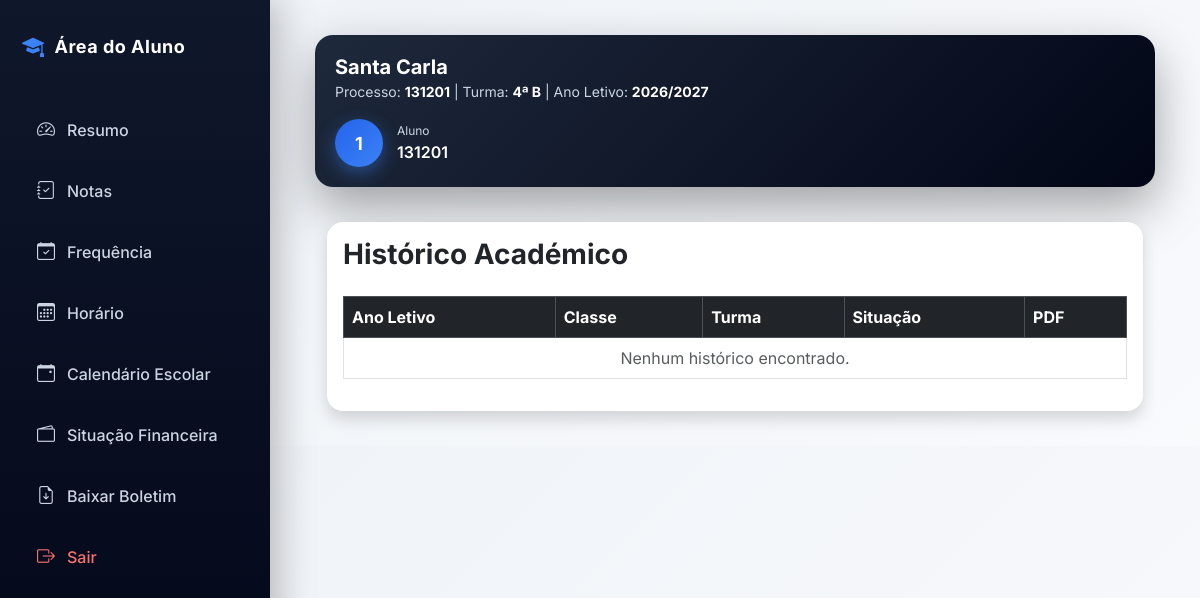
The app's page /aluno/historico/ (signed in), older data.
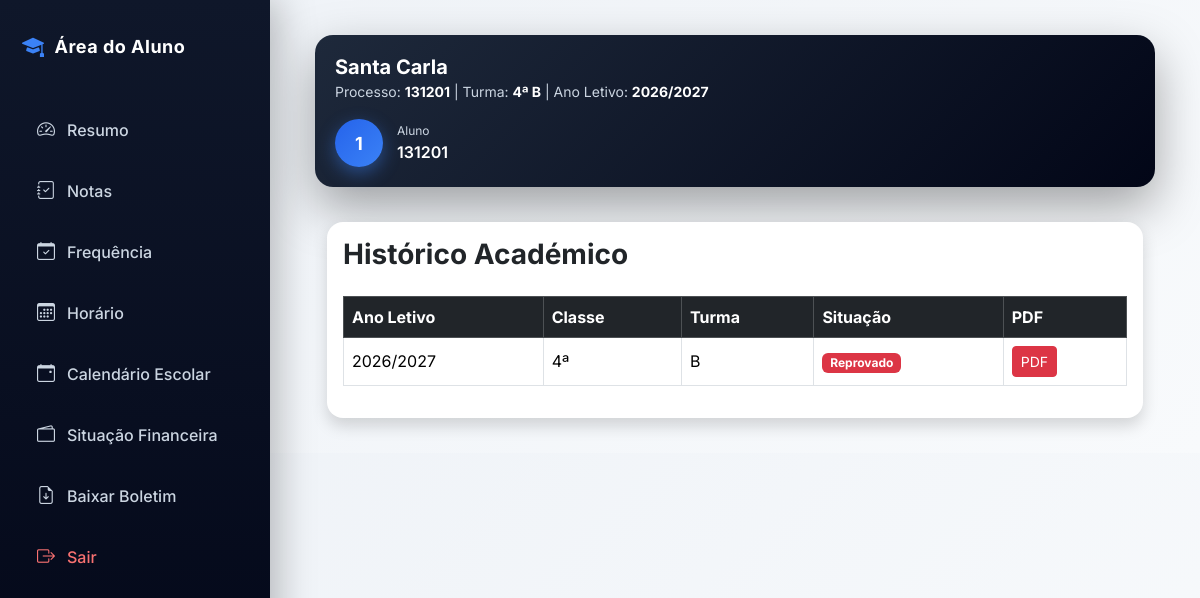
The same page, newer data.
### academic/models.py (models this page shows, shortened)
class HistoricoAcademico(models.Model):
    aluno = models.ForeignKey(
        "Aluno",
        on_delete=models.CASCADE,
        related_name="historicos"
    )
    ano_letivo = models.ForeignKey(
        "AnoLetivo",
        on_delete=models.CASCADE
    )
    classe = models.CharField(
        max_length=10
    )
    turma = models.ForeignKey(
        "Turma",
        on_delete=models.SET_NULL,
        null=True,
        blank=True
    )
    curso = models.ForeignKey(
        "Curso",
        on_delete=models.SET_NULL,
        null=True,
        blank=True
    )
    media_final = models.DecimalField(
        max_digits=5,
        decimal_places=2,
        null=True,
        blank=True
    )
    situacao = models.CharField(
        max_length=20,
        choices=[
            ("APROVADO", "Aprovado"),
            ("REPROVADO", "Reprovado"),
            ("FINALISTA", "Finalista"),
            ("TRANSFERIDO", "Transferido"),
            ("DESISTENTE", "Desistente"),
        ]
    )
    matricula_confirmada = models.BooleanField(
        default=True
    )
    criado_em = models.DateTimeField(
        auto_now_add=True
    )
    class Meta:
        ordering = ["-ano_letivo__nome"]

class AnoLetivo(models.Model):
    nome = models.CharField(max_length=20)  # Ex: 2025/2026
    ativo = models.BooleanField(default=True)
    escola = models.ForeignKey(
        "Escola",
        on_delete=models.CASCADE,
        related_name="anos_letivos"
    )
    def __str__(self):
        return self.nome

class Turma(models.Model):
    CLASSE_CHOICES = [
        ('0', 'Iniciação'),
        ('1', '1ª Classe'),
        ('2', '2ª Classe'),
        ('3', '3ª Classe'),
        ('4', '4ª Classe'),
        ('5', '5ª Classe'),
        ('6', '6ª Classe'),
        ('7', '7ª Classe'),
        ('8', '8ª Classe'),
        ('9', '9ª Classe'),
        ('10', '10ª Classe'),
        ('11', '11ª Classe'),
        ('12', '12ª Classe'),
        ('13', '13ª Classe'),
    ]
    TURNOS = [
        ('MANHA', 'Manhã'),
        ('TARDE', 'Tarde'),
        ('NOITE', 'Noite'),
    ]
    classe = models.CharField(
        max_length=10,
        choices=CLASSE_CHOICES,
        verbose_name="Classe"
    )
    curso = models.ForeignKey(
        'Curso',
        on_delete=models.SET_NULL,
        null=True,
        blank=True,
        related_name="turmas",
        verbose_name="Curso"
    )
    identificador = models.CharField(
        max_length=5,
        verbose_name="Identificador da Turma"
    )
    sala = models.CharField(
        max_length=20,
        null=True,
        blank=True,
        verbose_name="Sala"
    )
    turno = models.CharField(
        max_length=10,
        choices=TURNOS,
        default='MANHA',
        verbose_name='Turno'
    )
    ano_letivo = models.ForeignKey(
        'AnoLetivo',
        on_delete=models.CASCADE,
        related_name="turmas",
        verbose_name="Ano Letivo"
    )
    escola = models.ForeignKey(
        'Escola',
        on_delete=models.CASCADE,
        related_name="turmas",
        verbose_name="Escola"
    )
    professor = models.ForeignKey(
        settings.AUTH_USER_MODEL,
        on_delete=models.SET_NULL,
        related_name="turmas",
        limit_choices_to={"role": "PROFESSOR"},
        null=True,
        blank=True,
        verbose_name="Professor Responsável"
    )
    criada_em = models.DateTimeField(
        auto_now_add=True,
        verbose_name="Data de Criação"
    )
    class Meta:
        constraints = [
            models.UniqueConstraint(
                fields=[
                    'classe',
                    'identificador',
                    'turno',
                    'ano_letivo',
                    'escola',
                    'curso'
                ],
                name='unique_turma_por_curso'
            )
        ]
        verbose_name = "Turma"
        verbose_name_plural = "Turmas"

### core/views.py (the view)
# urls.py: path("aluno/historico/", views.historico_academico, name="historico_academico"),
@login_required
def historico_academico(request):
    if getattr(request.user, "role", None) != "ALUNO":
        return redirect("dashboard")
    aluno = Aluno.objects.filter(
        usuario=request.user
    ).first()
    if not aluno:
        return redirect("dashboard")
    historicos = HistoricoAcademico.objects.filter(
        aluno=aluno
    ).select_related(
        "ano_letivo",
        "turma"
    )
    context = {
        "aluno": aluno,
        "historicos": historicos
    }
    return render(
        request,
        "historico_academico.html",
        context
    )

### core/templates/historico_academico.html
{% extends "base_aluno.html" %}
{% block content %}
<div class="container mt-4">
    <div class="card shadow border-0 rounded-4">
        <div class="card-body">
            <h3 class="fw-bold mb-4">
                Histórico Académico
            </h3>
            <div class="table-responsive">
                <table class="table table-bordered align-middle">
                    <thead class="table-dark">
                        <tr>
                            <th>
                                Ano Letivo
                            </th>
                            <th>
                                Classe
                            </th>
                            <th>
                                Turma
                            </th>
                            <th>
                                Situação
                            </th>
                            <th>
                                PDF
                            </th>
                        </tr>
                    </thead>
                    <tbody>
                        {% for h in historicos %}
                        <tr>
                            <td>
                                {{ h.ano_letivo.nome }}
                            </td>
                            <td>
                                {{ h.classe }}ª
                            </td>
                            <td>
                                {{ h.turma.identificador }}
                            </td>
                            <td>
                                {% if h.situacao == "APROVADO" %}
                                    <span class="badge bg-success">
                                        Aprovado
                                    </span>
                                {% elif h.situacao == "REPROVADO" %}
                                    <span class="badge bg-danger">
                                        Reprovado
                                    </span>
                                {% else %}
                                    <span class="badge bg-primary">
                                        Finalista
                                    </span>
                                {% endif %}
                            </td>
                            <td>
                                <a href="{% url 'boletim_historico_pdf' h.id %}"
                                   class="btn btn-sm btn-danger">
                                    PDF
                                </a>
                            </td>
                        </tr>
                        {% empty %}
                        <tr>
                            <td colspan="5" class="text-center text-muted">
                                Nenhum histórico encontrado.
                            </td>
                        </tr>
                        {% endfor %}
                    </tbody>
                </table>
            </div>
        </div>
    </div>
</div>
{% endblock %}

Row changes from the older to the newer data that the page shows:
added HistoricoAcademico: ano_letivo.nome "2026/2027", classe "4", turma.identificador "B", situacao "Reprovado"
Text that changed along with them:
text no longer shown: "Nenhum histórico encontrado."
